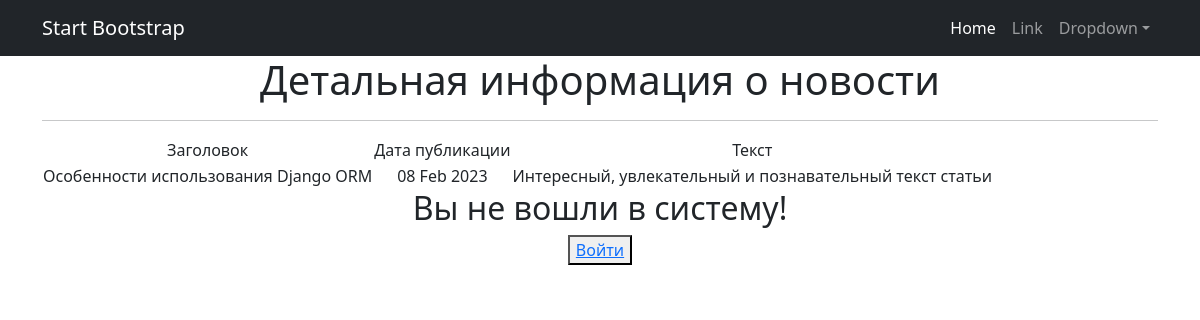
Screenshot of /news/1 with the database file from the repository.
### news/models.py (models this page shows, shortened)
class Post(models.Model):
    TYPES = [
        ('P', 'Статья'),  # P for "post"
        ('N', 'Новость')   # N for "news"
    ]
    author = models.ForeignKey(Author, on_delete=models.CASCADE)
    post_type = models.CharField(max_length=1, choices=TYPES, default='P')
    creation_time = models.DateTimeField(auto_now_add=True)
    categories = models.ManyToManyField('Category', through='PostCategory')
    title = models.CharField(max_length=255, blank=False)
    text = models.TextField(blank=False)
    post_rating = models.FloatField(default=0.0)

### news/views.py (the view)
# urls.py: path('<int:pk>', NewsDetail.as_view(), name='news_detail'),
class NewsDetail(DetailView):
    model = Post
    template_name = 'news_detail.html'
    context_object_name = 'news_detail'
    def get_context_data(self, **kwargs):
        context = super().get_context_data(**kwargs)
        context['is_not_author'] = not self.request.user.groups.filter(name='authors').exists()
        return context

### news/templatetags/custom_filters.py (called while the page is built)
@register.filter()
def censor(value):
    bad_words = ('редиска', 'бля')
    if not isinstance(value, str):
        raise TypeError(f"unresolved type '{type(value)}' expected  type 'str'")
    for word in value.split():
        if word.lower() in bad_words:
            value = value.replace(word, f"{word[0]}{'*' * (len(word) - 1)}")
    return value

### templates/news_detail.html (shortened to what this page needs)
{% extends 'flatpages/default.html' %}
{% load custom_filters %}
{% block content %}
    <h1>Детальная информация о новости</h1>
    <hr>
    {% if news_detail %}
        <table>
            <tr>
                <td>Заголовок</td>
                <td>Дата публикации</td>
                <td>Текст</td>
            </tr>
            <tr>
                <td>{{ news_detail.title|censor }}</td>
                <td>{{ news_detail.creation_time|date:'d M Y' }}</td>
                <td>{{ news_detail.text|censor }}</td>
            </tr>
        </table>
    {% else %}
        <h2>Такой новости нет!</h2>
    {% endif %}
{% if request.user.is_authenticated %}
    <h2>Страница авторизованного пользователя {{request.user.username}}</h2>
    <button> <a href="{% url 'account_logout' %}">Выйти</a> </button>
    {% if is_not_author %}
    <button> <a href="upgrade/"> Хочу стать автором!</a> </button>
    {% endif %}
{% else %}
    <h2>Вы не вошли в систему!</h2>
    <button> <a href="{% url 'account_login' %}">Войти</a> </button>
{% endif %}
{% endblock content %}

### rows the page displays
Post: title|censor "Особенности использования Django ORM", creation_time "08 Feb 2023", text|censor "Интересный, увлекательный и познавательный текст статьи"
